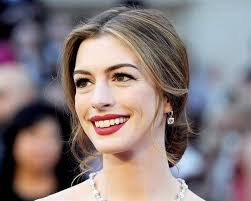
#> input picture devtube/LBPHRecognizer/images/Anne Hathaway/7.jpg, 251 x 201 px, found by its file name
$ python cvresize.py   (older library calls are emulated)
#> lines starting #> are read from the running program, lines starting #| are printed output that depends on the picture
import cv2
from PIL import Image

img = cv2.imread('./images/7.jpg')
#> img is the input picture: shape (201, 251, 3); mean B, G, R 124.8, 125, 137.7

size=(100,100)
oneimg=cv2.resize(img,size)
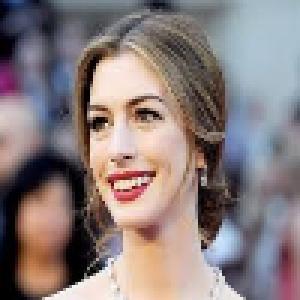
#> oneimg: shape (100, 100, 3) (shown 3 times larger); mean B, G, R 124.7, 124.9, 137.6
twoimg=cv2.resize(img,size,Image.ANTIALIAS)
threeimg=cv2.resize(img,size,Image.BICUBIC)
fourimg=cv2.resize(img,size,Image.BILINEAR)
fiveimg=cv2.resize(img,size,Image.NEAREST)

cv2.imshow('1',oneimg)
cv2.imshow('2',twoimg)
cv2.imshow('3',threeimg)
cv2.imshow('4',fourimg)
cv2.imshow('5',fiveimg)

cv2.waitKey(0)
cv2.destroyAllWindows()

$ run again, with devtube/LBPHRecognizer/images/Anne Hathaway/1.jpg copied over devtube/LBPHRecognizer/images/Anne Hathaway/7.jpg
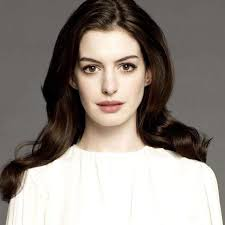
#> input picture devtube/LBPHRecognizer/images/Anne Hathaway/1.jpg, 225 x 225 px, found by its file name
#> img is the input picture: shape (225, 225, 3); mean B, G, R 130.5, 136.7, 145
#> `oneimg=cv2.resize(img,size)`:
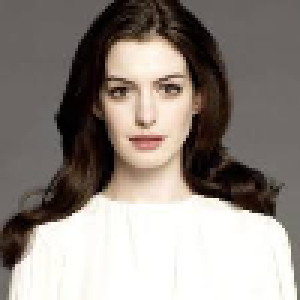
#> oneimg: shape (100, 100, 3) (shown 3 times larger); mean B, G, R 130.4, 136.6, 144.9

$ run again, with devtube/LBPHRecognizer/images/Anne Hathaway/10.jpg copied over devtube/LBPHRecognizer/images/Anne Hathaway/7.jpg
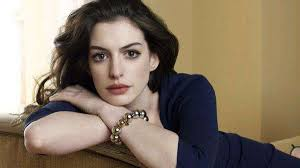
#> input picture devtube/LBPHRecognizer/images/Anne Hathaway/10.jpg, 300 x 168 px, found by its file name
#> img is the input picture: shape (168, 300, 3); mean B, G, R 102.7, 121.3, 136.5
#> `oneimg=cv2.resize(img,size)`:
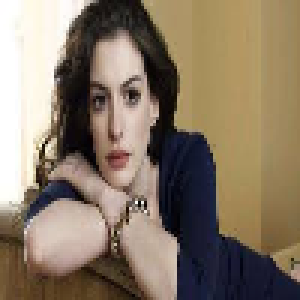
#> oneimg: shape (100, 100, 3) (shown 3 times larger); mean B, G, R 102.6, 121.2, 136.4

$ run again, with devtube/LBPHRecognizer/images/Anne Hathaway/11.jpg copied over devtube/LBPHRecognizer/images/Anne Hathaway/7.jpg
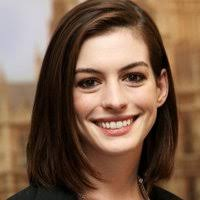
#> input picture devtube/LBPHRecognizer/images/Anne Hathaway/11.jpg, 200 x 200 px, found by its file name
#> img is the input picture: shape (200, 200, 3); mean B, G, R 76, 95.9, 125
#> `oneimg=cv2.resize(img,size)`:
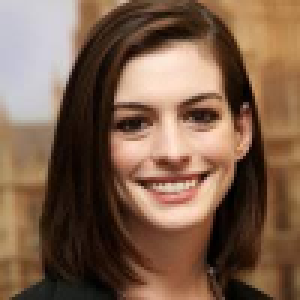
#> oneimg: shape (100, 100, 3) (shown 3 times larger); mean B, G, R 76.1, 96.1, 125.1
